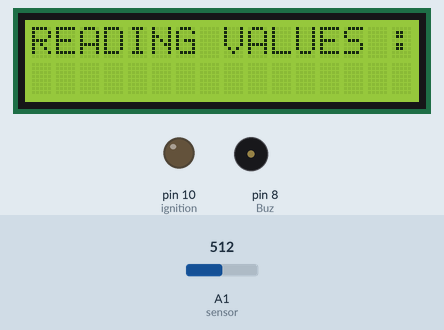
Recording of a sketch running on a simulated Arduino Uno, built with avr-gcc and run on an emulated ATmega328P. Parts: 16×2 character LCD, output pins drawn as LEDs (lit = HIGH), buzzer (waves = sounding, pin HIGH). Inputs (shaded band) come from the test bench; at power-on: A1 (sensor) = 512. What the sketch prints to the serial monitor is not drawn.

Above: at 1.2 s.
1.3 s: A1 (sensor) set to 602
At 5.5 s:
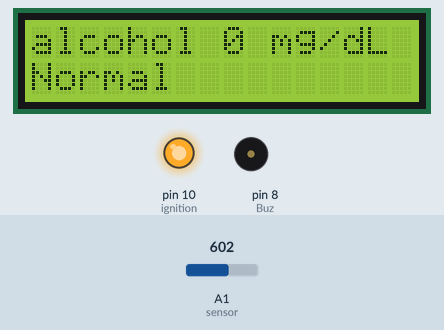
10.2 s: A1 (sensor) set to 621
At 18.5 s:
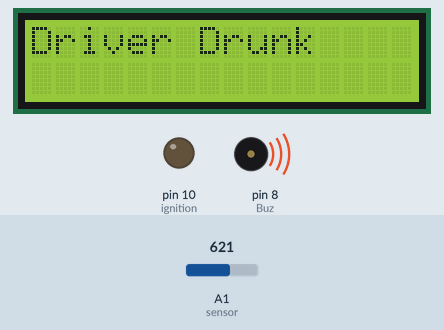
22.1 s: A1 (sensor) set to 900
At 33.4 s:
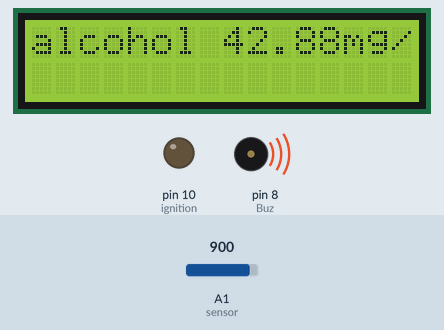
Timing chart, 0 to 34.9 s (numbered marks = the images above; inputs shaded):
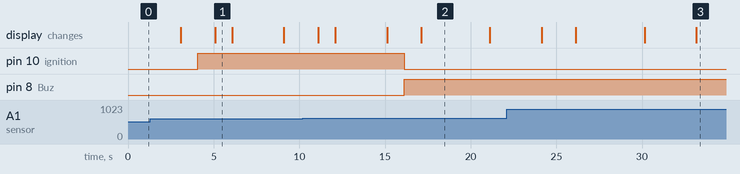

The sketch:

code.ino
```cpp
#include <LiquidCrystal.h>
const int rs = 12, en = 11, d4 = 5, d5 = 4, d6 = 3, d7 = 2;
LiquidCrystal lcd(rs, en, d4, d5, d6, d7);
const int sensor = A1;
const int Buz = 8;
const int ignition = 10;
void setup() {
  Serial.begin(9600);
  lcd.begin(16, 2);
  pinMode(sensor, INPUT);
  pinMode(Buz, OUTPUT);
  pinMode(ignition, OUTPUT);
}

void loop() {
  int val = analogRead(sensor);
  int val2 = (val ) * (5.0 / 1024.0)+60;
  float mgl = 0.67 * val2;
  Serial.print("Alcohol ");
  Serial.print(mgl);
  Serial.println(" mg/dL");
  lcd.print("READING VALUES :");
  delay(1000);
  lcd.clear();
  lcd.print("READING VALUES :");
  delay(1000);
  lcd.clear();
  lcd.print("READING VALUES :");
  delay(1000);
  lcd.clear();
  lcd.print("alcohol ");

  if (mgl > 42)
  {
    lcd.print(mgl);
    lcd.print("mg/dL");
    delay(1000);
    digitalWrite(ignition, LOW);
    digitalWrite(Buz, HIGH);
    Serial.println("Engine Failed ");
    delay(1000);
    Serial.println("Please Stop the vehicle");
    lcd.setCursor(0, 1);
    lcd.clear();
    lcd.print("Driver Drunk");
    delay(4000);
    lcd.clear();
  }
  if (mgl < 42)
  {
    lcd.print("0 mg/dL");
    delay(1000);
    digitalWrite(ignition, HIGH);
    digitalWrite(Buz, LOW);
    Serial.println("Normal");
    delay(1000);
    lcd.setCursor(0, 1);
    lcd.print("Normal");
    delay(1000);
    lcd.clear();
  }
}
```

Measured:
- the behaviour switches between 614 and 615 on A1 (sensor) (found by bisection; images 1 and 2)
- after the input at 10.2 s, pin 10 (ignition): HIGH → LOW after 5.9 s; pin 8 (Buz): LOW → HIGH after 5.9 s
- what the display in image 1 shows lasts 1.0 s, from 5.1 s to 6.1 s
- what the display in image 2 shows lasts 4.0 s, from 17.1 s to 21.1 s
